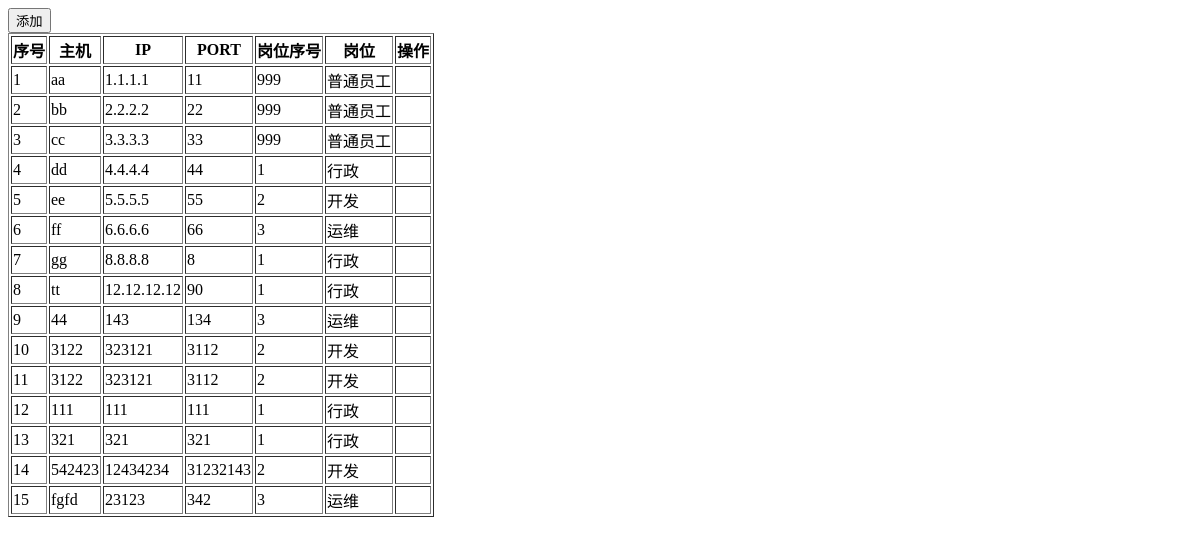
/novel/host, run on an earlier commit of the app's database.
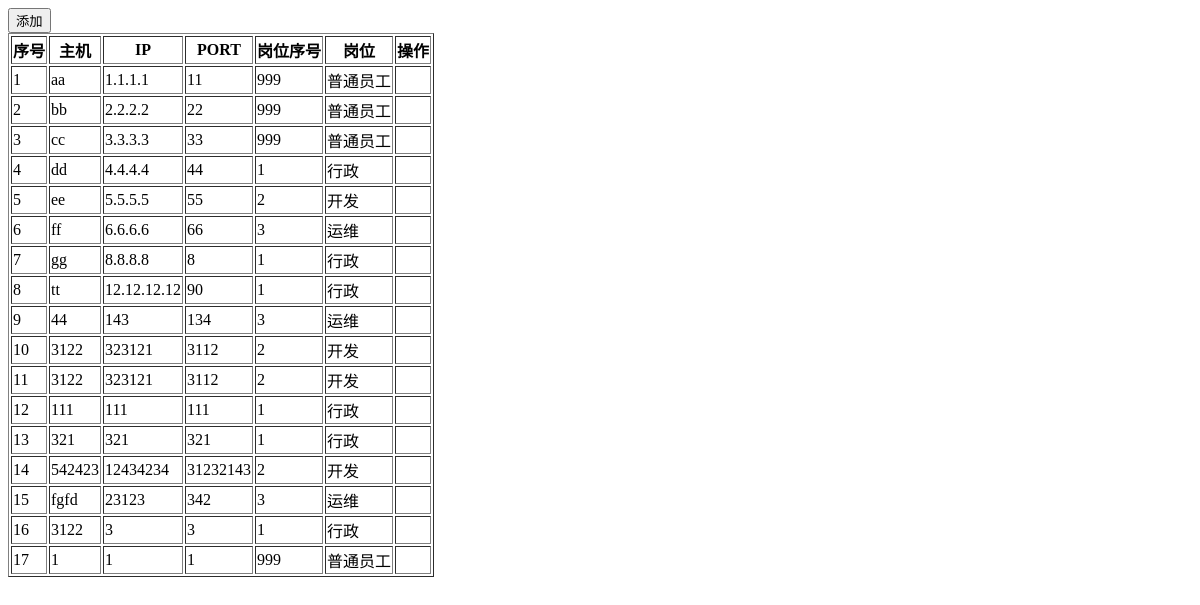
And on a later commit of the database.
### novel/models.py (models this page shows)
class Host(models.Model):
    nid = models.AutoField(primary_key=True)
    hostname = models.CharField(max_length=32,db_index=True)
    ip = models.GenericIPAddressField(db_index=True)
    port = models.IntegerField()
    bi = models.ForeignKey('Bussiness',models.DO_NOTHING,default='999')

class Bussiness(models.Model):
    id =models.IntegerField(primary_key=True)
    caption = models.CharField(max_length=32)
    code = models.CharField(max_length=32,null=True,default='null')

### novel/views.py (the view, shortened to what this page needs)
def host(request):
    if request.method =="GET":
        v1 = models.Host.objects.filter(nid__gt=0)
        for row in v1:
            print(row.nid,row.hostname,row.ip,row.port,row.bi_id,row.bi.caption)
        v2 = models.ChapterCopy.objects.using('dbnovel').filter(novelid__lt=2)
        v3 = models.Bussiness.objects.all()
        return render(request,'novel/host.html',{"v1":v1,"v2":v2,"v3":v3})

### templates/novel/host.html (shortened to what this page needs)
<!DOCTYPE html>
{% load static %}
<html lang="en">
<head>
    <link rel="stylesheet" type="text/css" href="{% static 'css/commons.css' %}">
</head>
<body>
<div>
    <input id="add_host" type="button" value="添加" />
</div>
<table border="1">
    <thead>
        <tr>
           <th>序号</th>
           <th>主机</th>
           <th>IP</th>
           <th>PORT</th>
           <th>岗位序号</th>
           <th>岗位</th>
           <th>操作</th>
        </tr>
    </thead>
    <tbody >
    {% for item in v1 %}
        <tr nid="{{ item.nid }}" biid="{{ item.bi_id }}">
            <td>{{  forloop.counter }}</td>
            <td>{{ item.hostname }}</td>
            <td>{{ item.ip }}</td>
            <td>{{ item.port }}</td>
            <td>{{ item.bi_id }}</td>
            <td>{{ item.bi.caption }}</td>
            <td>
            </td>
    {% endfor %}
        </tr>
    </tbody>
</table>
</body>
</html>

What changed in the data, as far as the page shows it:
added Host: hostname "3122", ip "3", port "3", bi_id "1", bi.caption "行政"
added Host: hostname "1", ip "1", port "1", bi_id "999", bi.caption "普通员工"
